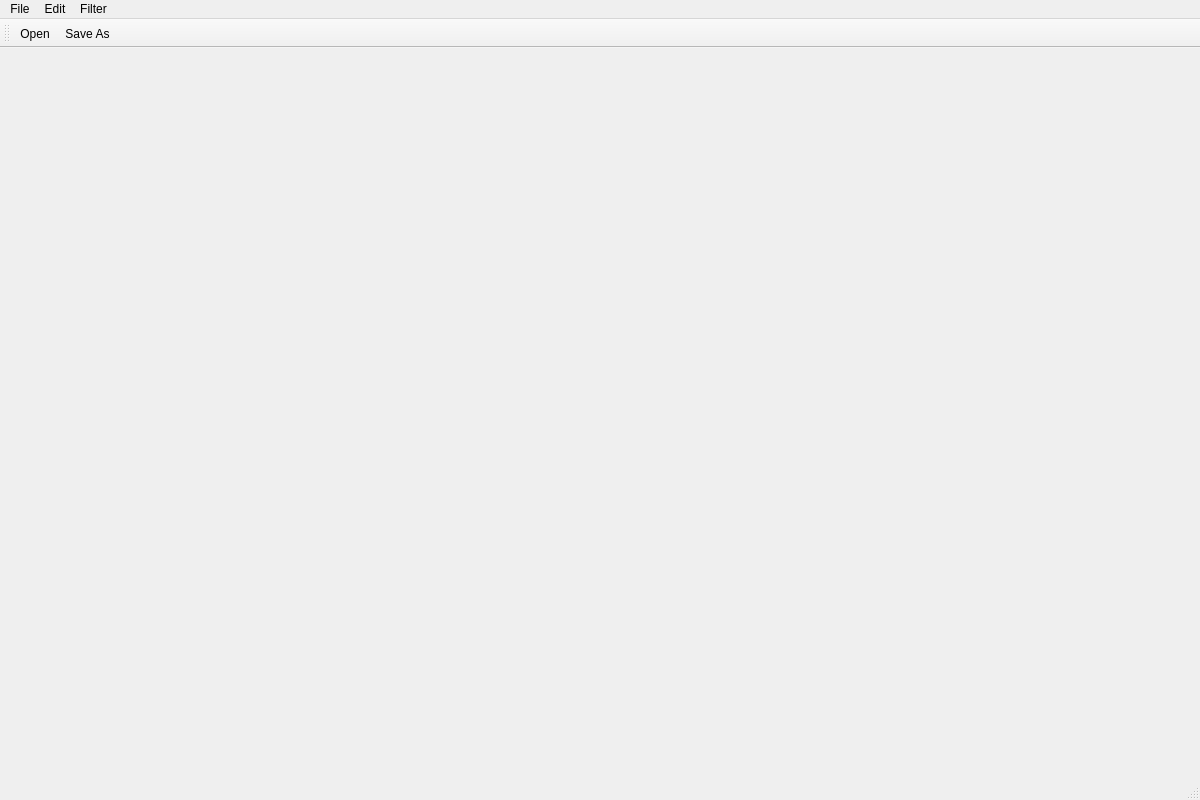
<?xml version="1.0" encoding="UTF-8"?>
<ui version="4.0">
 <class>MainWindow</class>
 <widget class="QMainWindow" name="MainWindow">
  <property name="geometry">
   <rect>
    <x>0</x>
    <y>0</y>
    <width>1200</width>
    <height>800</height>
   </rect>
  </property>
  <property name="windowTitle">
   <string>Mini-Photoshop++</string>
  </property>
  <widget class="QWidget" name="centralWidget">
   <widget class="QWidget" name="verticalLayoutWidget">
    <property name="geometry">
     <rect>
      <x>0</x>
      <y>0</y>
      <width>401</width>
      <height>221</height>
     </rect>
    </property>
    <layout class="QVBoxLayout" name="verticalLayout"/>
   </widget>
  </widget>
  <widget class="QMenuBar" name="menuBar">
   <property name="geometry">
    <rect>
     <x>0</x>
     <y>0</y>
     <width>1200</width>
     <height>22</height>
    </rect>
   </property>
   <widget class="QMenu" name="menuFile">
    <property name="title">
     <string>File</string>
    </property>
    <addaction name="actionOpen"/>
    <addaction name="actionSave_As"/>
    <addaction name="actionExit"/>
   </widget>
   <widget class="QMenu" name="menuEdit">
    <property name="title">
     <string>Edit</string>
    </property>
    <addaction name="separator"/>
    <addaction name="actionUndo"/>
    <addaction name="actionRedo"/>
   </widget>
   <widget class="QMenu" name="menuAction">
    <property name="title">
     <string>Filter</string>
    </property>
    <addaction name="actionNegative"/>
   </widget>
   <addaction name="menuFile"/>
   <addaction name="menuEdit"/>
   <addaction name="menuAction"/>
  </widget>
  <widget class="QToolBar" name="mainToolBar">
   <attribute name="toolBarArea">
    <enum>TopToolBarArea</enum>
   </attribute>
   <attribute name="toolBarBreak">
    <bool>false</bool>
   </attribute>
   <addaction name="actionOpen"/>
   <addaction name="actionSave_As"/>
  </widget>
  <widget class="QStatusBar" name="statusBar"/>
  <action name="actionOpen">
   <property name="icon">
    <iconset resource="resources.qrc">
     <normaloff>:/img/img/Open.bmp</normaloff>:/img/img/Open.bmp</iconset>
   </property>
   <property name="text">
    <string>Open</string>
   </property>
  </action>
  <action name="actionSave_As">
   <property name="icon">
    <iconset resource="resources.qrc">
     <normaloff>:/img/img/Save.bmp</normaloff>:/img/img/Save.bmp</iconset>
   </property>
   <property name="text">
    <string>Save As</string>
   </property>
  </action>
  <action name="actionExit">
   <property name="text">
    <string>Exit</string>
   </property>
  </action>
  <action name="actionUndo">
   <property name="text">
    <string>Undo</string>
   </property>
  </action>
  <action name="actionRedo">
   <property name="text">
    <string>Redo</string>
   </property>
  </action>
  <action name="actionNegative">
   <property name="text">
    <string>Negative</string>
   </property>
  </action>
 </widget>
 <layoutdefault spacing="6" margin="11"/>
 <resources>
  <include location="resources.qrc"/>
 </resources>
 <connections/>
</ui>
